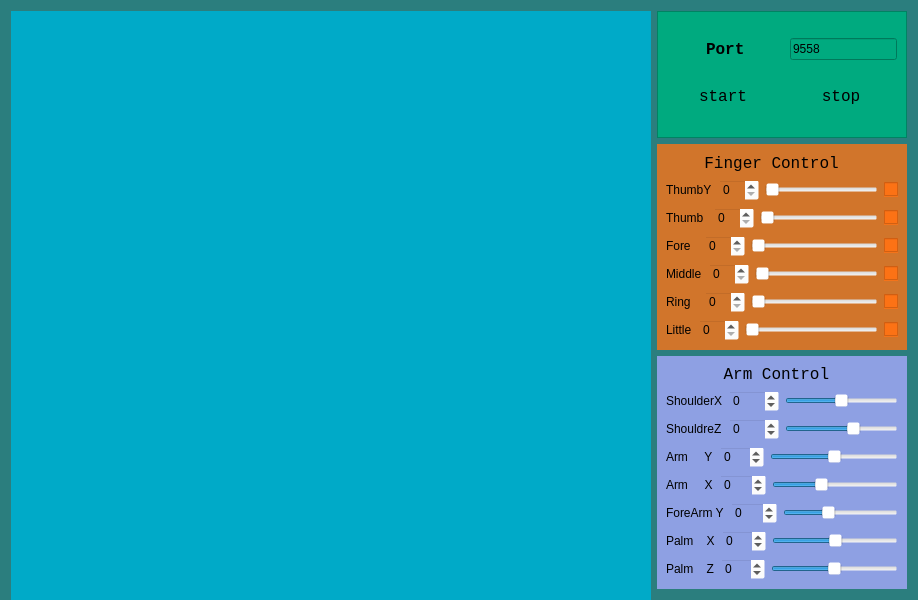
<?xml version="1.0" encoding="UTF-8"?>
<ui version="4.0">
 <class>robotWidget</class>
 <widget class="QWidget" name="robotWidget">
  <property name="geometry">
   <rect>
    <x>0</x>
    <y>0</y>
    <width>916</width>
    <height>600</height>
   </rect>
  </property>
  <property name="minimumSize">
   <size>
    <width>0</width>
    <height>600</height>
   </size>
  </property>
  <property name="windowTitle">
   <string>Form</string>
  </property>
  <property name="styleSheet">
   <string notr="true">background-color: rgba(0, 100, 100, 150);</string>
  </property>
  <layout class="QGridLayout" name="gridLayout">
   <item row="0" column="1">
    <layout class="QVBoxLayout" name="verticalLayout_6">
     <item>
      <widget class="QFrame" name="socketControlFrame">
       <property name="minimumSize">
        <size>
         <width>250</width>
         <height>0</height>
        </size>
       </property>
       <property name="maximumSize">
        <size>
         <width>250</width>
         <height>16777215</height>
        </size>
       </property>
       <property name="styleSheet">
        <string notr="true">background-color: rgba(0, 170, 127, 255);</string>
       </property>
       <property name="frameShape">
        <enum>QFrame::StyledPanel</enum>
       </property>
       <property name="frameShadow">
        <enum>QFrame::Raised</enum>
       </property>
       <layout class="QVBoxLayout" name="verticalLayout_5">
        <item>
         <layout class="QHBoxLayout" name="horizontalLayout_7">
          <item>
           <spacer name="horizontalSpacer_2">
            <property name="orientation">
             <enum>Qt::Horizontal</enum>
            </property>
            <property name="sizeHint" stdset="0">
             <size>
              <width>40</width>
              <height>20</height>
             </size>
            </property>
           </spacer>
          </item>
          <item>
           <widget class="QLabel" name="label_9">
            <property name="font">
             <font>
              <family>Courier New</family>
              <pointsize>12</pointsize>
              <weight>75</weight>
              <bold>true</bold>
             </font>
            </property>
            <property name="autoFillBackground">
             <bool>false</bool>
            </property>
            <property name="text">
             <string>Port</string>
            </property>
           </widget>
          </item>
          <item>
           <spacer name="horizontalSpacer">
            <property name="orientation">
             <enum>Qt::Horizontal</enum>
            </property>
            <property name="sizeHint" stdset="0">
             <size>
              <width>40</width>
              <height>20</height>
             </size>
            </property>
           </spacer>
          </item>
          <item>
           <widget class="QLineEdit" name="portNumEdit">
            <property name="styleSheet">
             <string notr="true">font: 9pt &quot;Courier New&quot;;</string>
            </property>
            <property name="text">
             <string>9558</string>
            </property>
           </widget>
          </item>
         </layout>
        </item>
        <item>
         <layout class="QHBoxLayout" name="horizontalLayout_13">
          <item>
           <widget class="QPushButton" name="startButton">
            <property name="font">
             <font>
              <family>Courier New</family>
              <pointsize>12</pointsize>
             </font>
            </property>
            <property name="text">
             <string>start</string>
            </property>
            <property name="flat">
             <bool>true</bool>
            </property>
           </widget>
          </item>
          <item>
           <widget class="QPushButton" name="stopButton">
            <property name="font">
             <font>
              <family>Courier New</family>
              <pointsize>12</pointsize>
             </font>
            </property>
            <property name="text">
             <string>stop</string>
            </property>
            <property name="flat">
             <bool>true</bool>
            </property>
           </widget>
          </item>
         </layout>
        </item>
       </layout>
      </widget>
     </item>
     <item>
      <widget class="QFrame" name="fingerControlFrame">
       <property name="enabled">
        <bool>true</bool>
       </property>
       <property name="minimumSize">
        <size>
         <width>250</width>
         <height>0</height>
        </size>
       </property>
       <property name="maximumSize">
        <size>
         <width>150</width>
         <height>16777215</height>
        </size>
       </property>
       <property name="autoFillBackground">
        <bool>false</bool>
       </property>
       <property name="styleSheet">
        <string notr="true">background-color: rgba(255, 115, 21, 200);
</string>
       </property>
       <layout class="QVBoxLayout" name="verticalLayout_3">
        <item>
         <layout class="QHBoxLayout" name="horizontalLayout_16">
          <item>
           <widget class="QLabel" name="fingeControlLabel">
            <property name="font">
             <font>
              <family>Courier New</family>
              <pointsize>12</pointsize>
              <weight>50</weight>
              <italic>false</italic>
              <bold>false</bold>
             </font>
            </property>
            <property name="styleSheet">
             <string notr="true">background-color: rgb(117, 163, 170);
font: 12pt &quot;Courier New&quot;;
background-color: rgba(255, 255, 255, 0);</string>
            </property>
            <property name="text">
             <string>    Finger Control</string>
            </property>
           </widget>
          </item>
          <item>
           <spacer name="horizontalSpacer_3">
            <property name="orientation">
             <enum>Qt::Horizontal</enum>
            </property>
            <property name="sizeHint" stdset="0">
             <size>
              <width>40</width>
              <height>20</height>
             </size>
            </property>
           </spacer>
          </item>
          <item>
           <widget class="QCheckBox" name="palmModelCheckBox">
            <property name="styleSheet">
             <string notr="true">background-color: rgba(255, 255, 255, 0);</string>
            </property>
            <property name="text">
             <string/>
            </property>
           </widget>
          </item>
         </layout>
        </item>
        <item>
         <layout class="QVBoxLayout" name="verticalLayout_4">
          <item>
           <layout class="QHBoxLayout" name="horizontalLayout_15">
            <item>
             <widget class="QLabel" name="label_15">
              <property name="autoFillBackground">
               <bool>false</bool>
              </property>
              <property name="styleSheet">
               <string notr="true">font: 9pt &quot;Courier New&quot;;
background-color: rgba(255, 255, 255, 0);</string>
              </property>
              <property name="text">
               <string>ThumbY</string>
              </property>
             </widget>
            </item>
            <item>
             <widget class="QSpinBox" name="spinBox_13">
              <property name="styleSheet">
               <string notr="true">background-color: rgba(255, 255, 255, 0);</string>
              </property>
              <property name="maximum">
               <number>75</number>
              </property>
             </widget>
            </item>
            <item>
             <widget class="QSlider" name="thumbYSlide">
              <property name="styleSheet">
               <string notr="true">background-color: rgba(170, 170, 255, 200);
background-color: rgba(255, 115, 21, 150);
background-color: rgba(255, 255, 255, 0);</string>
              </property>
              <property name="maximum">
               <number>75</number>
              </property>
              <property name="orientation">
               <enum>Qt::Horizontal</enum>
              </property>
             </widget>
            </item>
            <item>
             <widget class="QCheckBox" name="thumbYCheckBox">
              <property name="text">
               <string/>
              </property>
             </widget>
            </item>
           </layout>
          </item>
          <item>
           <layout class="QHBoxLayout" name="horizontalLayout_8">
            <item>
             <widget class="QLabel" name="label_10">
              <property name="autoFillBackground">
               <bool>false</bool>
              </property>
              <property name="styleSheet">
               <string notr="true">font: 9pt &quot;Courier New&quot;;
background-color: rgba(255, 255, 255, 0);</string>
              </property>
              <property name="text">
               <string>Thumb </string>
              </property>
             </widget>
            </item>
            <item>
             <widget class="QSpinBox" name="spinBox_8">
              <property name="styleSheet">
               <string notr="true">background-color: rgba(255, 255, 255, 0);</string>
              </property>
              <property name="maximum">
               <number>75</number>
              </property>
             </widget>
            </item>
            <item>
             <widget class="QSlider" name="thumbSlide">
              <property name="styleSheet">
               <string notr="true">background-color: rgba(170, 170, 255, 200);
background-color: rgba(255, 115, 21, 150);
background-color: rgba(255, 255, 255, 0);</string>
              </property>
              <property name="maximum">
               <number>75</number>
              </property>
              <property name="orientation">
               <enum>Qt::Horizontal</enum>
              </property>
             </widget>
            </item>
            <item>
             <widget class="QCheckBox" name="thumbChectBox">
              <property name="text">
               <string/>
              </property>
             </widget>
            </item>
           </layout>
          </item>
          <item>
           <layout class="QHBoxLayout" name="horizontalLayout_9">
            <item>
             <widget class="QLabel" name="label_11">
              <property name="styleSheet">
               <string notr="true">font: 9pt &quot;Courier New&quot;;
background-color: rgba(255, 255, 255, 0);</string>
              </property>
              <property name="text">
               <string>Fore  </string>
              </property>
             </widget>
            </item>
            <item>
             <widget class="QSpinBox" name="spinBox_9">
              <property name="styleSheet">
               <string notr="true">background-color: rgba(255, 255, 255, 0);</string>
              </property>
              <property name="maximum">
               <number>75</number>
              </property>
             </widget>
            </item>
            <item>
             <widget class="QSlider" name="foreSlide">
              <property name="styleSheet">
               <string notr="true">background-color: rgba(255, 255, 255, 0);</string>
              </property>
              <property name="maximum">
               <number>75</number>
              </property>
              <property name="orientation">
               <enum>Qt::Horizontal</enum>
              </property>
             </widget>
            </item>
            <item>
             <widget class="QCheckBox" name="foreCheckBox">
              <property name="text">
               <string/>
              </property>
             </widget>
            </item>
           </layout>
          </item>
          <item>
           <layout class="QHBoxLayout" name="horizontalLayout_10">
            <item>
             <widget class="QLabel" name="label_12">
              <property name="styleSheet">
               <string notr="true">font: 9pt &quot;Courier New&quot;;
background-color: rgba(255, 255, 255, 0);</string>
              </property>
              <property name="text">
               <string>Middle</string>
              </property>
             </widget>
            </item>
            <item>
             <widget class="QSpinBox" name="spinBox_10">
              <property name="styleSheet">
               <string notr="true">background-color: rgba(255, 255, 255, 0);</string>
              </property>
              <property name="maximum">
               <number>75</number>
              </property>
             </widget>
            </item>
            <item>
             <widget class="QSlider" name="middleSlide">
              <property name="styleSheet">
               <string notr="true">background-color: rgba(255, 255, 255, 0);</string>
              </property>
              <property name="maximum">
               <number>75</number>
              </property>
              <property name="orientation">
               <enum>Qt::Horizontal</enum>
              </property>
             </widget>
            </item>
            <item>
             <widget class="QCheckBox" name="middleCheckBox">
              <property name="text">
               <string/>
              </property>
             </widget>
            </item>
           </layout>
          </item>
          <item>
           <layout class="QHBoxLayout" name="horizontalLayout_11">
            <item>
             <widget class="QLabel" name="label_13">
              <property name="styleSheet">
               <string notr="true">font: 9pt &quot;Courier New&quot;;
background-color: rgba(255, 255, 255, 0);</string>
              </property>
              <property name="text">
               <string>Ring  </string>
              </property>
             </widget>
            </item>
            <item>
             <widget class="QSpinBox" name="spinBox_11">
              <property name="styleSheet">
               <string notr="true">background-color: rgba(255, 255, 255, 0);</string>
              </property>
              <property name="maximum">
               <number>75</number>
              </property>
             </widget>
            </item>
            <item>
             <widget class="QSlider" name="ringSlide">
              <property name="styleSheet">
               <string notr="true">background-color: rgba(255, 255, 255, 0);</string>
              </property>
              <property name="maximum">
               <number>75</number>
              </property>
              <property name="orientation">
               <enum>Qt::Horizontal</enum>
              </property>
             </widget>
            </item>
            <item>
             <widget class="QCheckBox" name="ringCheckBox">
              <property name="text">
               <string/>
              </property>
             </widget>
            </item>
           </layout>
          </item>
          <item>
           <layout class="QHBoxLayout" name="horizontalLayout_12">
            <item>
             <widget class="QLabel" name="label_14">
              <property name="styleSheet">
               <string notr="true">font: 9pt &quot;Courier New&quot;;
background-color: rgba(255, 255, 255, 0);</string>
              </property>
              <property name="text">
               <string>Little</string>
              </property>
             </widget>
            </item>
            <item>
             <widget class="QSpinBox" name="spinBox_12">
              <property name="styleSheet">
               <string notr="true">background-color: rgba(255, 255, 255, 0);</string>
              </property>
              <property name="maximum">
               <number>75</number>
              </property>
             </widget>
            </item>
            <item>
             <widget class="QSlider" name="littleSlide">
              <property name="styleSheet">
               <string notr="true">background-color: rgba(255, 255, 255, 0);</string>
              </property>
              <property name="maximum">
               <number>75</number>
              </property>
              <property name="orientation">
               <enum>Qt::Horizontal</enum>
              </property>
             </widget>
            </item>
            <item>
             <widget class="QCheckBox" name="littleCheckBox">
              <property name="text">
               <string/>
              </property>
             </widget>
            </item>
           </layout>
          </item>
         </layout>
        </item>
       </layout>
      </widget>
     </item>
     <item>
      <widget class="QFrame" name="armControlFrame">
       <property name="enabled">
        <bool>true</bool>
       </property>
       <property name="minimumSize">
        <size>
         <width>250</width>
         <height>0</height>
        </size>
       </property>
       <property name="maximumSize">
        <size>
         <width>250</width>
         <height>16777215</height>
        </size>
       </property>
       <property name="autoFillBackground">
        <bool>false</bool>
       </property>
       <property name="styleSheet">
        <string notr="true">background-color: rgba(170, 170, 255, 200);</string>
       </property>
       <layout class="QVBoxLayout" name="verticalLayout_2">
        <item>
         <widget class="QLabel" name="armControlLabel">
          <property name="font">
           <font>
            <family>Courier New</family>
            <pointsize>12</pointsize>
            <weight>9</weight>
            <italic>false</italic>
            <bold>false</bold>
           </font>
          </property>
          <property name="styleSheet">
           <string notr="true">background-color: rgb(117, 163, 170);
font: 75 12pt &quot;Courier New&quot;;
background-color: rgba(255, 255, 255, 0);</string>
          </property>
          <property name="text">
           <string>      Arm Control</string>
          </property>
         </widget>
        </item>
        <item>
         <layout class="QVBoxLayout" name="verticalLayout">
          <item>
           <layout class="QHBoxLayout" name="horizontalLayout">
            <item>
             <widget class="QLabel" name="label">
              <property name="styleSheet">
               <string notr="true">font: 9pt &quot;Courier New&quot;;
background-color: rgba(255, 255, 255, 0);</string>
              </property>
              <property name="text">
               <string>ShoulderX</string>
              </property>
             </widget>
            </item>
            <item>
             <widget class="QSpinBox" name="spinBox">
              <property name="styleSheet">
               <string notr="true">background-color: rgba(255, 255, 255, 0);</string>
              </property>
              <property name="minimum">
               <number>-180</number>
              </property>
              <property name="maximum">
               <number>180</number>
              </property>
             </widget>
            </item>
            <item>
             <widget class="QSlider" name="shoulderXSlide">
              <property name="styleSheet">
               <string notr="true">background-color: rgba(255, 255, 255, 0);</string>
              </property>
              <property name="minimum">
               <number>-180</number>
              </property>
              <property name="maximum">
               <number>180</number>
              </property>
              <property name="singleStep">
               <number>1</number>
              </property>
              <property name="orientation">
               <enum>Qt::Horizontal</enum>
              </property>
             </widget>
            </item>
           </layout>
          </item>
          <item>
           <layout class="QHBoxLayout" name="horizontalLayout_2">
            <item>
             <widget class="QLabel" name="label_2">
              <property name="styleSheet">
               <string notr="true">font: 9pt &quot;Courier New&quot;;
background-color: rgba(255, 255, 255, 0);</string>
              </property>
              <property name="text">
               <string>ShouldreZ</string>
              </property>
             </widget>
            </item>
            <item>
             <widget class="QSpinBox" name="spinBox_2">
              <property name="styleSheet">
               <string notr="true">background-color: rgba(255, 255, 255, 0);</string>
              </property>
              <property name="minimum">
               <number>-150</number>
              </property>
              <property name="maximum">
               <number>90</number>
              </property>
             </widget>
            </item>
            <item>
             <widget class="QSlider" name="shoulderZSlide">
              <property name="styleSheet">
               <string notr="true">background-color: rgba(255, 255, 255, 0);</string>
              </property>
              <property name="minimum">
               <number>-150</number>
              </property>
              <property name="maximum">
               <number>90</number>
              </property>
              <property name="orientation">
               <enum>Qt::Horizontal</enum>
              </property>
             </widget>
            </item>
           </layout>
          </item>
          <item>
           <layout class="QHBoxLayout" name="horizontalLayout_3">
            <item>
             <widget class="QLabel" name="label_3">
              <property name="styleSheet">
               <string notr="true">font: 9pt &quot;Courier New&quot;;
background-color: rgba(255, 255, 255, 0);</string>
              </property>
              <property name="text">
               <string>Arm     Y</string>
              </property>
             </widget>
            </item>
            <item>
             <widget class="QSpinBox" name="spinBox_3">
              <property name="styleSheet">
               <string notr="true">background-color: rgba(255, 255, 255, 0);</string>
              </property>
              <property name="minimum">
               <number>-90</number>
              </property>
              <property name="maximum">
               <number>90</number>
              </property>
             </widget>
            </item>
            <item>
             <widget class="QSlider" name="armYSlide">
              <property name="styleSheet">
               <string notr="true">background-color: rgba(255, 255, 255, 0);</string>
              </property>
              <property name="minimum">
               <number>-90</number>
              </property>
              <property name="maximum">
               <number>90</number>
              </property>
              <property name="orientation">
               <enum>Qt::Horizontal</enum>
              </property>
             </widget>
            </item>
           </layout>
          </item>
          <item>
           <layout class="QHBoxLayout" name="horizontalLayout_4">
            <item>
             <widget class="QLabel" name="label_4">
              <property name="styleSheet">
               <string notr="true">font: 9pt &quot;Courier New&quot;;
background-color: rgba(255, 255, 255, 0);</string>
              </property>
              <property name="text">
               <string>Arm     X</string>
              </property>
             </widget>
            </item>
            <item>
             <widget class="QSpinBox" name="spinBox_4">
              <property name="styleSheet">
               <string notr="true">background-color: rgba(255, 255, 255, 0);</string>
              </property>
              <property name="minimum">
               <number>-90</number>
              </property>
              <property name="maximum">
               <number>150</number>
              </property>
             </widget>
            </item>
            <item>
             <widget class="QSlider" name="armXSlide">
              <property name="styleSheet">
               <string notr="true">background-color: rgba(255, 255, 255, 0);</string>
              </property>
              <property name="minimum">
               <number>-90</number>
              </property>
              <property name="maximum">
               <number>150</number>
              </property>
              <property name="orientation">
               <enum>Qt::Horizontal</enum>
              </property>
             </widget>
            </item>
           </layout>
          </item>
          <item>
           <layout class="QHBoxLayout" name="horizontalLayout_14">
            <item>
             <widget class="QLabel" name="label_7">
              <property name="styleSheet">
               <string notr="true">font: 9pt &quot;Courier New&quot;;
background-color: rgba(255, 255, 255, 0);</string>
              </property>
              <property name="text">
               <string>ForeArm Y</string>
              </property>
             </widget>
            </item>
            <item>
             <widget class="QSpinBox" name="spinBox_7">
              <property name="styleSheet">
               <string notr="true">background-color: rgba(255, 255, 255, 0);</string>
              </property>
              <property name="minimum">
               <number>-90</number>
              </property>
              <property name="maximum">
               <number>150</number>
              </property>
             </widget>
            </item>
            <item>
             <widget class="QSlider" name="foreArmXSlide">
              <property name="styleSheet">
               <string notr="true">background-color: rgba(255, 255, 255, 0);</string>
              </property>
              <property name="minimum">
               <number>-90</number>
              </property>
              <property name="maximum">
               <number>150</number>
              </property>
              <property name="orientation">
               <enum>Qt::Horizontal</enum>
              </property>
             </widget>
            </item>
           </layout>
          </item>
          <item>
           <layout class="QHBoxLayout" name="horizontalLayout_5">
            <item>
             <widget class="QLabel" name="label_5">
              <property name="styleSheet">
               <string notr="true">font: 9pt &quot;Courier New&quot;;
background-color: rgba(255, 255, 255, 0);</string>
              </property>
              <property name="text">
               <string>Palm    X</string>
              </property>
             </widget>
            </item>
            <item>
             <widget class="QSpinBox" name="spinBox_5">
              <property name="styleSheet">
               <string notr="true">background-color: rgba(255, 255, 255, 0);</string>
              </property>
              <property name="minimum">
               <number>-90</number>
              </property>
              <property name="maximum">
               <number>90</number>
              </property>
             </widget>
            </item>
            <item>
             <widget class="QSlider" name="palmXSlide">
              <property name="styleSheet">
               <string notr="true">background-color: rgba(255, 255, 255, 0);</string>
              </property>
              <property name="minimum">
               <number>-90</number>
              </property>
              <property name="maximum">
               <number>90</number>
              </property>
              <property name="orientation">
               <enum>Qt::Horizontal</enum>
              </property>
             </widget>
            </item>
           </layout>
          </item>
          <item>
           <layout class="QHBoxLayout" name="horizontalLayout_6">
            <item>
             <widget class="QLabel" name="label_6">
              <property name="styleSheet">
               <string notr="true">font: 9pt &quot;Courier New&quot;;
background-color: rgba(255, 255, 255, 0);</string>
              </property>
              <property name="text">
               <string>Palm    Z</string>
              </property>
             </widget>
            </item>
            <item>
             <widget class="QSpinBox" name="spinBox_6">
              <property name="styleSheet">
               <string notr="true">background-color: rgba(255, 255, 255, 0);</string>
              </property>
              <property name="minimum">
               <number>-90</number>
              </property>
              <property name="maximum">
               <number>90</number>
              </property>
             </widget>
            </item>
            <item>
             <widget class="QSlider" name="palmZSlide">
              <property name="styleSheet">
               <string notr="true">background-color: rgba(255, 255, 255, 0);</string>
              </property>
              <property name="minimum">
               <number>-90</number>
              </property>
              <property name="maximum">
               <number>90</number>
              </property>
              <property name="orientation">
               <enum>Qt::Horizontal</enum>
              </property>
             </widget>
            </item>
           </layout>
          </item>
         </layout>
        </item>
       </layout>
      </widget>
     </item>
    </layout>
   </item>
   <item row="0" column="0">
    <widget class="QWidget" name="robotWidget" native="true">
     <property name="minimumSize">
      <size>
       <width>640</width>
       <height>600</height>
      </size>
     </property>
     <property name="styleSheet">
      <string notr="true">background-color: rgb(0, 170, 200);</string>
     </property>
    </widget>
   </item>
  </layout>
 </widget>
 <resources/>
 <connections>
  <connection>
   <sender>spinBox_8</sender>
   <signal>valueChanged(int)</signal>
   <receiver>thumbSlide</receiver>
   <slot>setValue(int)</slot>
   <hints>
    <hint type="sourcelabel">
     <x>756</x>
     <y>226</y>
    </hint>
    <hint type="destinationlabel">
     <x>875</x>
     <y>225</y>
    </hint>
   </hints>
  </connection>
  <connection>
   <sender>spinBox_9</sender>
   <signal>valueChanged(int)</signal>
   <receiver>foreSlide</receiver>
   <slot>setValue(int)</slot>
   <hints>
    <hint type="sourcelabel">
     <x>756</x>
     <y>254</y>
    </hint>
    <hint type="destinationlabel">
     <x>875</x>
     <y>253</y>
    </hint>
   </hints>
  </connection>
  <connection>
   <sender>spinBox_10</sender>
   <signal>valueChanged(int)</signal>
   <receiver>middleSlide</receiver>
   <slot>setValue(int)</slot>
   <hints>
    <hint type="sourcelabel">
     <x>756</x>
     <y>282</y>
    </hint>
    <hint type="destinationlabel">
     <x>875</x>
     <y>281</y>
    </hint>
   </hints>
  </connection>
  <connection>
   <sender>spinBox_11</sender>
   <signal>valueChanged(int)</signal>
   <receiver>ringSlide</receiver>
   <slot>setValue(int)</slot>
   <hints>
    <hint type="sourcelabel">
     <x>756</x>
     <y>310</y>
    </hint>
    <hint type="destinationlabel">
     <x>875</x>
     <y>309</y>
    </hint>
   </hints>
  </connection>
  <connection>
   <sender>spinBox_12</sender>
   <signal>valueChanged(int)</signal>
   <receiver>littleSlide</receiver>
   <slot>setValue(int)</slot>
   <hints>
    <hint type="sourcelabel">
     <x>756</x>
     <y>338</y>
    </hint>
    <hint type="destinationlabel">
     <x>875</x>
     <y>337</y>
    </hint>
   </hints>
  </connection>
  <connection>
   <sender>spinBox</sender>
   <signal>valueChanged(int)</signal>
   <receiver>shoulderXSlide</receiver>
   <slot>setValue(int)</slot>
   <hints>
    <hint type="sourcelabel">
     <x>783</x>
     <y>410</y>
    </hint>
    <hint type="destinationlabel">
     <x>894</x>
     <y>409</y>
    </hint>
   </hints>
  </connection>
  <connection>
   <sender>spinBox_2</sender>
   <signal>valueChanged(int)</signal>
   <receiver>shoulderZSlide</receiver>
   <slot>setValue(int)</slot>
   <hints>
    <hint type="sourcelabel">
     <x>783</x>
     <y>438</y>
    </hint>
    <hint type="destinationlabel">
     <x>894</x>
     <y>437</y>
    </hint>
   </hints>
  </connection>
  <connection>
   <sender>spinBox_3</sender>
   <signal>valueChanged(int)</signal>
   <receiver>armYSlide</receiver>
   <slot>setValue(int)</slot>
   <hints>
    <hint type="sourcelabel">
     <x>777</x>
     <y>466</y>
    </hint>
    <hint type="destinationlabel">
     <x>894</x>
     <y>465</y>
    </hint>
   </hints>
  </connection>
  <connection>
   <sender>spinBox_4</sender>
   <signal>valueChanged(int)</signal>
   <receiver>armXSlide</receiver>
   <slot>setValue(int)</slot>
   <hints>
    <hint type="sourcelabel">
     <x>777</x>
     <y>494</y>
    </hint>
    <hint type="destinationlabel">
     <x>894</x>
     <y>493</y>
    </hint>
   </hints>
  </connection>
  <connection>
   <sender>spinBox_5</sender>
   <signal>valueChanged(int)</signal>
   <receiver>palmXSlide</receiver>
   <slot>setValue(int)</slot>
   <hints>
    <hint type="sourcelabel">
     <x>777</x>
     <y>550</y>
    </hint>
    <hint type="destinationlabel">
     <x>894</x>
     <y>549</y>
    </hint>
   </hints>
  </connection>
  <connection>
   <sender>spinBox_6</sender>
   <signal>valueChanged(int)</signal>
   <receiver>palmZSlide</receiver>
   <slot>setValue(int)</slot>
   <hints>
    <hint type="sourcelabel">
     <x>777</x>
     <y>578</y>
    </hint>
    <hint type="destinationlabel">
     <x>894</x>
     <y>577</y>
    </hint>
   </hints>
  </connection>
  <connection>
   <sender>shoulderZSlide</sender>
   <signal>valueChanged(int)</signal>
   <receiver>spinBox_2</receiver>
   <slot>setValue(int)</slot>
   <hints>
    <hint type="sourcelabel">
     <x>894</x>
     <y>437</y>
    </hint>
    <hint type="destinationlabel">
     <x>783</x>
     <y>438</y>
    </hint>
   </hints>
  </connection>
  <connection>
   <sender>armYSlide</sender>
   <signal>valueChanged(int)</signal>
   <receiver>spinBox_3</receiver>
   <slot>setValue(int)</slot>
   <hints>
    <hint type="sourcelabel">
     <x>894</x>
     <y>465</y>
    </hint>
    <hint type="destinationlabel">
     <x>777</x>
     <y>466</y>
    </hint>
   </hints>
  </connection>
  <connection>
   <sender>armXSlide</sender>
   <signal>valueChanged(int)</signal>
   <receiver>spinBox_4</receiver>
   <slot>setValue(int)</slot>
   <hints>
    <hint type="sourcelabel">
     <x>894</x>
     <y>493</y>
    </hint>
    <hint type="destinationlabel">
     <x>777</x>
     <y>494</y>
    </hint>
   </hints>
  </connection>
  <connection>
   <sender>palmXSlide</sender>
   <signal>valueChanged(int)</signal>
   <receiver>spinBox_5</receiver>
   <slot>setValue(int)</slot>
   <hints>
    <hint type="sourcelabel">
     <x>894</x>
     <y>549</y>
    </hint>
    <hint type="destinationlabel">
     <x>777</x>
     <y>550</y>
    </hint>
   </hints>
  </connection>
  <connection>
   <sender>palmZSlide</sender>
   <signal>valueChanged(int)</signal>
   <receiver>spinBox_6</receiver>
   <slot>setValue(int)</slot>
   <hints>
    <hint type="sourcelabel">
     <x>894</x>
     <y>577</y>
    </hint>
    <hint type="destinationlabel">
     <x>777</x>
     <y>578</y>
    </hint>
   </hints>
  </connection>
  <connection>
   <sender>thumbSlide</sender>
   <signal>valueChanged(int)</signal>
   <receiver>spinBox_8</receiver>
   <slot>setValue(int)</slot>
   <hints>
    <hint type="sourcelabel">
     <x>875</x>
     <y>225</y>
    </hint>
    <hint type="destinationlabel">
     <x>756</x>
     <y>226</y>
    </hint>
   </hints>
  </connection>
  <connection>
   <sender>foreSlide</sender>
   <signal>valueChanged(int)</signal>
   <receiver>spinBox_9</receiver>
   <slot>setValue(int)</slot>
   <hints>
    <hint type="sourcelabel">
     <x>875</x>
     <y>253</y>
    </hint>
    <hint type="destinationlabel">
     <x>756</x>
     <y>254</y>
    </hint>
   </hints>
  </connection>
  <connection>
   <sender>middleSlide</sender>
   <signal>valueChanged(int)</signal>
   <receiver>spinBox_10</receiver>
   <slot>setValue(int)</slot>
   <hints>
    <hint type="sourcelabel">
     <x>875</x>
     <y>281</y>
    </hint>
    <hint type="destinationlabel">
     <x>756</x>
     <y>282</y>
    </hint>
   </hints>
  </connection>
  <connection>
   <sender>ringSlide</sender>
   <signal>valueChanged(int)</signal>
   <receiver>spinBox_11</receiver>
   <slot>setValue(int)</slot>
   <hints>
    <hint type="sourcelabel">
     <x>875</x>
     <y>309</y>
    </hint>
    <hint type="destinationlabel">
     <x>756</x>
     <y>310</y>
    </hint>
   </hints>
  </connection>
  <connection>
   <sender>littleSlide</sender>
   <signal>valueChanged(int)</signal>
   <receiver>spinBox_12</receiver>
   <slot>setValue(int)</slot>
   <hints>
    <hint type="sourcelabel">
     <x>875</x>
     <y>337</y>
    </hint>
    <hint type="destinationlabel">
     <x>756</x>
     <y>338</y>
    </hint>
   </hints>
  </connection>
  <connection>
   <sender>shoulderZSlide</sender>
   <signal>valueChanged(int)</signal>
   <receiver>spinBox_2</receiver>
   <slot>setValue(int)</slot>
   <hints>
    <hint type="sourcelabel">
     <x>894</x>
     <y>437</y>
    </hint>
    <hint type="destinationlabel">
     <x>783</x>
     <y>438</y>
    </hint>
   </hints>
  </connection>
  <connection>
   <sender>shoulderXSlide</sender>
   <signal>valueChanged(int)</signal>
   <receiver>spinBox</receiver>
   <slot>setValue(int)</slot>
   <hints>
    <hint type="sourcelabel">
     <x>894</x>
     <y>409</y>
    </hint>
    <hint type="destinationlabel">
     <x>783</x>
     <y>410</y>
    </hint>
   </hints>
  </connection>
  <connection>
   <sender>foreArmXSlide</sender>
   <signal>valueChanged(int)</signal>
   <receiver>spinBox_7</receiver>
   <slot>setValue(int)</slot>
   <hints>
    <hint type="sourcelabel">
     <x>820</x>
     <y>513</y>
    </hint>
    <hint type="destinationlabel">
     <x>751</x>
     <y>516</y>
    </hint>
   </hints>
  </connection>
  <connection>
   <sender>spinBox_7</sender>
   <signal>valueChanged(int)</signal>
   <receiver>foreArmXSlide</receiver>
   <slot>setValue(int)</slot>
   <hints>
    <hint type="sourcelabel">
     <x>763</x>
     <y>507</y>
    </hint>
    <hint type="destinationlabel">
     <x>809</x>
     <y>506</y>
    </hint>
   </hints>
  </connection>
  <connection>
   <sender>spinBox_13</sender>
   <signal>valueChanged(int)</signal>
   <receiver>thumbYSlide</receiver>
   <slot>setValue(int)</slot>
   <hints>
    <hint type="sourcelabel">
     <x>735</x>
     <y>191</y>
    </hint>
    <hint type="destinationlabel">
     <x>795</x>
     <y>186</y>
    </hint>
   </hints>
  </connection>
  <connection>
   <sender>thumbYSlide</sender>
   <signal>valueChanged(int)</signal>
   <receiver>spinBox_13</receiver>
   <slot>setValue(int)</slot>
   <hints>
    <hint type="sourcelabel">
     <x>854</x>
     <y>189</y>
    </hint>
    <hint type="destinationlabel">
     <x>747</x>
     <y>195</y>
    </hint>
   </hints>
  </connection>
  <connection>
   <sender>palmXSlide</sender>
   <signal>valueChanged(int)</signal>
   <receiver>spinBox_5</receiver>
   <slot>setValue(int)</slot>
   <hints>
    <hint type="sourcelabel">
     <x>811</x>
     <y>537</y>
    </hint>
    <hint type="destinationlabel">
     <x>748</x>
     <y>542</y>
    </hint>
   </hints>
  </connection>
  <connection>
   <sender>palmXSlide</sender>
   <signal>valueChanged(int)</signal>
   <receiver>spinBox_5</receiver>
   <slot>setValue(int)</slot>
   <hints>
    <hint type="sourcelabel">
     <x>836</x>
     <y>532</y>
    </hint>
    <hint type="destinationlabel">
     <x>754</x>
     <y>538</y>
    </hint>
   </hints>
  </connection>
  <connection>
   <sender>thumbYSlide</sender>
   <signal>valueChanged(int)</signal>
   <receiver>spinBox_13</receiver>
   <slot>setValue(int)</slot>
   <hints>
    <hint type="sourcelabel">
     <x>848</x>
     <y>182</y>
    </hint>
    <hint type="destinationlabel">
     <x>738</x>
     <y>188</y>
    </hint>
   </hints>
  </connection>
 </connections>
</ui>
